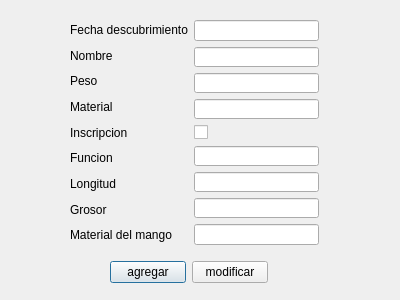
<?xml version="1.0" encoding="UTF-8"?>
<ui version="4.0">
 <class>DialogBlanca</class>
 <widget class="QDialog" name="DialogBlanca">
  <property name="geometry">
   <rect>
    <x>0</x>
    <y>0</y>
    <width>400</width>
    <height>300</height>
   </rect>
  </property>
  <property name="windowTitle">
   <string>Dialog</string>
  </property>
  <widget class="QWidget" name="layoutWidget_2">
   <property name="geometry">
    <rect>
     <x>110</x>
     <y>260</y>
     <width>158</width>
     <height>25</height>
    </rect>
   </property>
   <layout class="QHBoxLayout" name="horizontalLayout">
    <item>
     <widget class="QPushButton" name="pbAgregar">
      <property name="text">
       <string>agregar</string>
      </property>
     </widget>
    </item>
    <item>
     <widget class="QPushButton" name="pbMod">
      <property name="text">
       <string>modificar</string>
      </property>
     </widget>
    </item>
   </layout>
  </widget>
  <widget class="QWidget" name="">
   <property name="geometry">
    <rect>
     <x>70</x>
     <y>20</y>
     <width>249</width>
     <height>225</height>
    </rect>
   </property>
   <layout class="QFormLayout" name="formLayout">
    <item row="0" column="0">
     <layout class="QVBoxLayout" name="verticalLayout">
      <item>
       <widget class="QLabel" name="label_8">
        <property name="text">
         <string>Fecha descubrimiento</string>
        </property>
       </widget>
      </item>
      <item>
       <widget class="QLabel" name="label">
        <property name="text">
         <string>Nombre</string>
        </property>
       </widget>
      </item>
      <item>
       <widget class="QLabel" name="label_2">
        <property name="text">
         <string>Peso</string>
        </property>
       </widget>
      </item>
      <item>
       <widget class="QLabel" name="label_3">
        <property name="text">
         <string>Material</string>
        </property>
       </widget>
      </item>
      <item>
       <widget class="QLabel" name="label_4">
        <property name="text">
         <string>Inscripcion</string>
        </property>
       </widget>
      </item>
      <item>
       <widget class="QLabel" name="label_5">
        <property name="text">
         <string>Funcion</string>
        </property>
       </widget>
      </item>
      <item>
       <widget class="QLabel" name="label_6">
        <property name="text">
         <string>Longitud</string>
        </property>
       </widget>
      </item>
      <item>
       <widget class="QLabel" name="label_7">
        <property name="text">
         <string>Grosor</string>
        </property>
       </widget>
      </item>
      <item>
       <widget class="QLabel" name="label_9">
        <property name="text">
         <string>Material del mango</string>
        </property>
       </widget>
      </item>
     </layout>
    </item>
    <item row="0" column="1">
     <layout class="QVBoxLayout" name="verticalLayout_2">
      <item>
       <widget class="QLineEdit" name="leFecha"/>
      </item>
      <item>
       <widget class="QLineEdit" name="leNombre"/>
      </item>
      <item>
       <widget class="QLineEdit" name="lePeso"/>
      </item>
      <item>
       <widget class="QLineEdit" name="leMaterial"/>
      </item>
      <item>
       <widget class="QCheckBox" name="checkBox">
        <property name="text">
         <string/>
        </property>
       </widget>
      </item>
      <item>
       <widget class="QLineEdit" name="leFuncion"/>
      </item>
      <item>
       <widget class="QLineEdit" name="leLongitud"/>
      </item>
      <item>
       <widget class="QLineEdit" name="leGrosor"/>
      </item>
      <item>
       <widget class="QLineEdit" name="leMango"/>
      </item>
     </layout>
    </item>
   </layout>
  </widget>
 </widget>
 <resources/>
 <connections/>
</ui>
